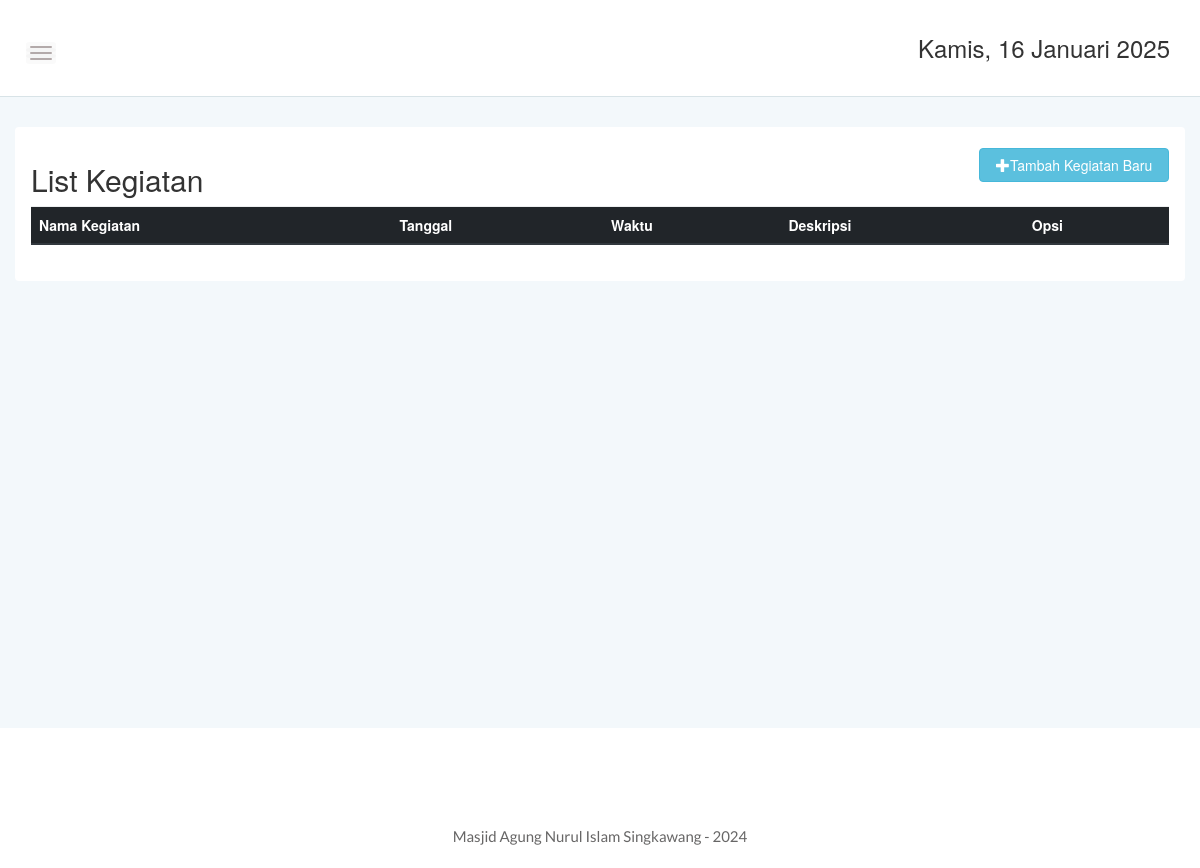
Before: /admin/kegiatan.php (signed in) with the older database file.
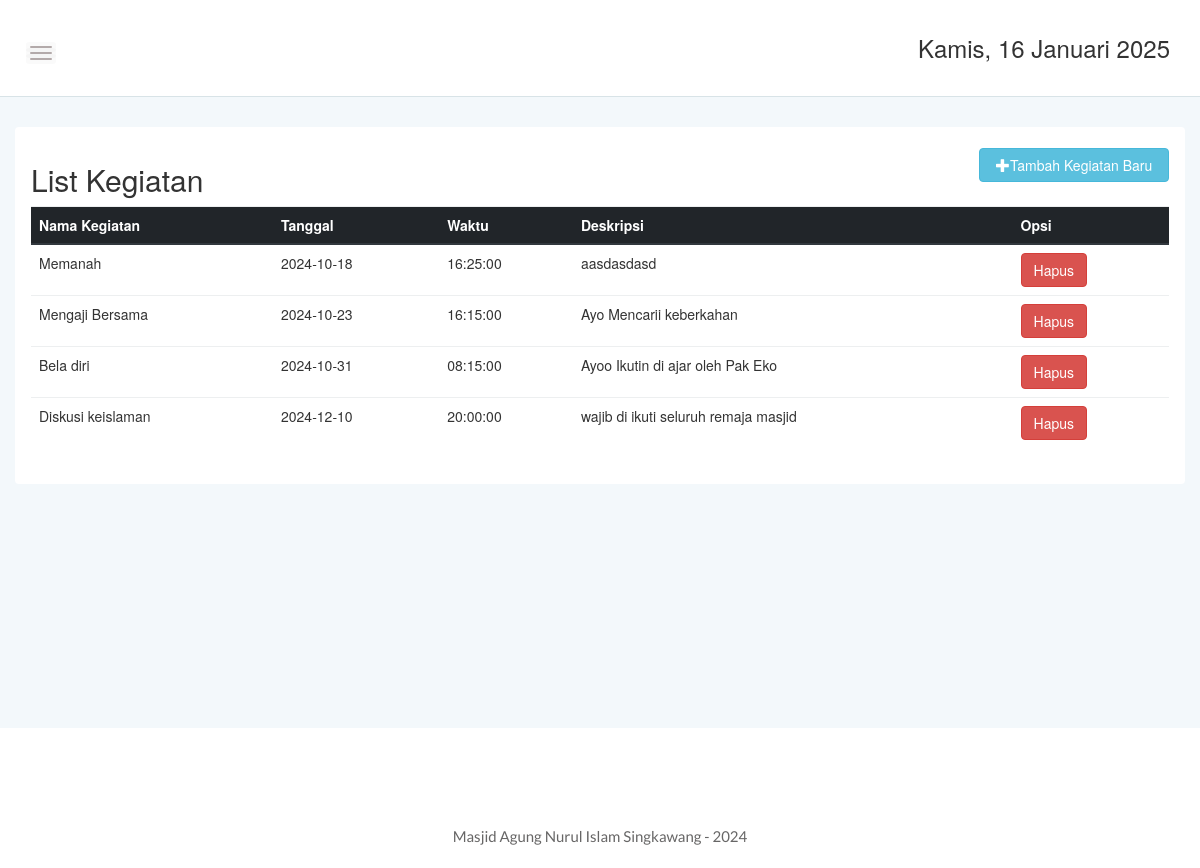
After: the same page with the newer database file.
### tables this page shows
CREATE TABLE `kegiatan` (
  `id` int(11) NOT NULL,
  `nama_kegiatan` varchar(255) NOT NULL,
  `tanggal` date NOT NULL,
  `waktu` time NOT NULL,
  `deskripsi` text NOT NULL
);

### admin/kegiatan.php (the view, shortened to what the changed rows need)
<?php
include '../dbconnect.php';
$result = mysqli_query($conn, "SELECT * FROM kegiatan ORDER BY id ASC");
$activities = [];
while ($row = mysqli_fetch_assoc($result)) {
    $activities[] = $row;
}
?>
<!DOCTYPE html>
<html lang="en">
<head>
    <link rel="stylesheet" href="../assets/css/bootstrap.min.css">
    <link rel="stylesheet" href="../assets/css/font-awesome.min.css">
    <link rel="stylesheet" href="../assets/css/themify-icons.css">
    <link rel="stylesheet" href="../assets/css/metisMenu.css">
    <link rel="stylesheet" href="../assets/css/owl.carousel.min.css">
    <link rel="stylesheet" href="../assets/css/slicknav.min.css">
    <link rel="stylesheet" href="https://www.amcharts.com/lib/3/plugins/export/export.css" type="text/css"
        media="all" />
    <link rel="stylesheet" type="text/css" href="https://cdn.datatables.net/1.10.19/css/jquery.dataTables.min.css">
    <link rel="stylesheet" type="text/css" href="https://cdn.datatables.net/1.10.19/css/jquery.dataTables.css">
    <link rel="stylesheet" type="text/css" href="https://cdn.datatables.net/1.10.18/css/dataTables.bootstrap4.min.css">
    <link rel="stylesheet" type="text/css"
        href="https://cdn.datatables.net/responsive/2.2.3/css/responsive.bootstrap.min.css">
    <link rel="stylesheet" type="text/css"
        href="https://cdn.datatables.net/responsive/2.2.3/css/responsive.jqueryui.min.css">
    <link rel="stylesheet" type="text/css"
        href="https://cdn.datatables.net/buttons/1.5.2/css/buttons.dataTables.min.css">
    <link rel="stylesheet" href="../assets/css/typography.css">
    <link rel="stylesheet" href="../assets/css/default-css.css">
    <link rel="stylesheet" href="../assets/css/styles.css">
    <link rel="stylesheet" href="../assets/css/responsive.css">
    <link rel="stylesheet" href="path/to/bootstrap.min.css">
</head>
<body>
    <div class="page-container">
        <div class="main-content">
            <div class="main-content-inner">
                <div class="row mt-5 mb-5">
                    <div class="col-12">
                        <div class="card">
                            <div class="card-body">
                                <div class="d-sm-flex justify-content-between align-items-center">
                                    <h2>List Kegiatan</h2>
                                </div>
                                <table id="dataTable3" class="table table-hover" style="width:100%">
                                    <thead class="thead-dark">
                                        <tr>
                                            <th>Nama Kegiatan</th>
                                            <th>Tanggal</th>
                                            <th>Waktu</th>
                                            <th>Deskripsi</th>
                                            <th>Opsi</th>
                                        </tr>
                                    </thead>
                                    <tbody>
                                        <?php foreach ($activities as $activity) { ?>
                                        <tr>
                                            <td><?php echo $activity['nama_kegiatan']; ?></td>
                                            <td><?php echo $activity['tanggal']; ?></td>
                                            <td><?php echo $activity['waktu']; ?></td>
                                            <td><?php echo $activity['deskripsi']; ?></td>
                                            <td>
                                                <form method="POST">
                                                    <button type="submit" name="hapus"
                                                        class="btn btn-danger">Hapus</button>
                                                </form>
                                            </td>
                                        </tr>
                                        <?php } ?>
                                </table>
                            </div>
                        </div>
                    </div>
                </div>
            </div>
        </div>
    </div>
</body>
</html>

Changed rows visible on the page:
added kegiatan: nama_kegiatan "Memanah", tanggal "2024-10-18", waktu "16:25:00", deskripsi "aasdasdasd"
added kegiatan: nama_kegiatan "Mengaji Bersama", tanggal "2024-10-23", waktu "16:15:00", deskripsi "Ayo Mencarii keberkahan"
added kegiatan: nama_kegiatan "Bela diri", tanggal "2024-10-31", waktu "08:15:00", deskripsi "Ayoo Ikutin di ajar oleh Pak Eko"
added kegiatan: nama_kegiatan "Diskusi keislaman", tanggal "2024-12-10", waktu "20:00:00", deskripsi "wajib di ikuti seluruh remaja masjid"
